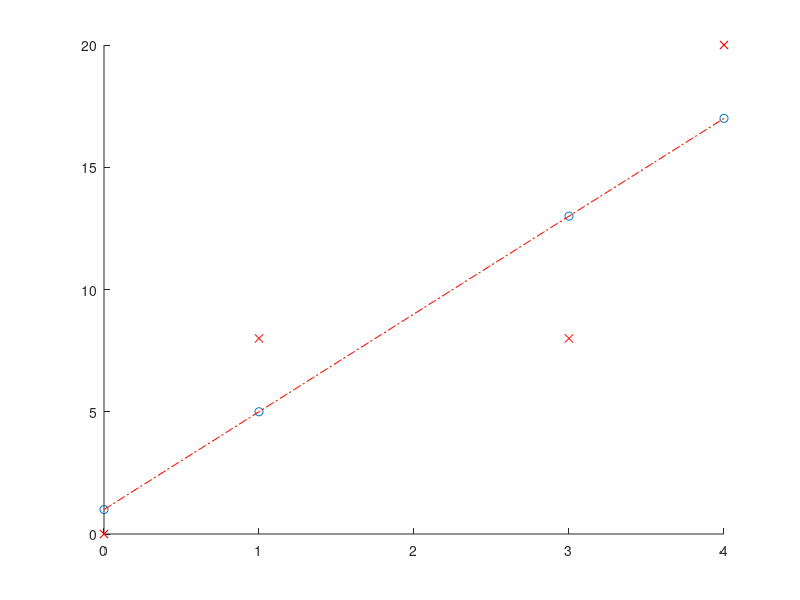

Reproduce this figure in MATLAB.
%NW2    Problem 4.3.1 in
%            G. Strang: Introduction to Linear Algebra

%Kai Borre March 1, 2000
%Copyright (c) by Kai Borre
%$Revision: 1.0 $  $Date: 2000/12/16 $

A = [1 0;1 1;1 3;1 4];
b = [0;8;8;20];
x = A\b;
p = [1;5;13;17];
y = A\p;
t = [0;1;3;4];

figure
hold on
plot(t,b,'rx')
plot(t,p,'o')
plot([0 4],[x(1) x(1)+x(2)*4],'r-.')
plot([0 4],[y(1) y(1)+y(2)*4],':')
hold off
%%%%%%%%%%%%%%% end nw2.m  %%%%%%%%%%%%

